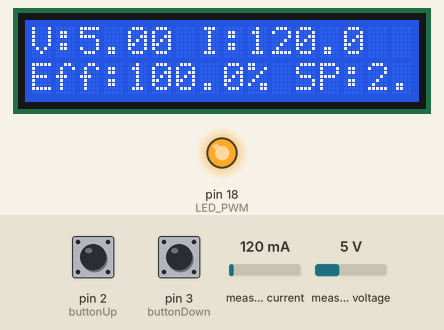
This sketch was run on a simulated Arduino Uno, built with avr-gcc and run on an emulated ATmega328P. Shown: 16×2 character LCD, output pins drawn as LEDs (lit = HIGH). The inputs (shaded band) are chosen by the test bench; at power-on: measured current 120 mA, pin 3 (buttonDown) LOW, measured voltage 5 V, pin 2 (buttonUp) LOW. What the sketch prints to the serial monitor is not drawn.

Above: at 1.2 s.
1.3 s: measured current set to 40 mA
At 2.1 s:
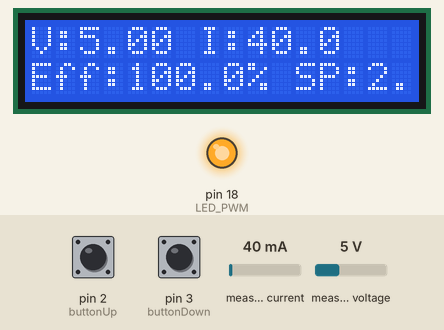
4.4 s: pin 3 (buttonDown) pulled HIGH for 3.2 s
At 9.1 s:
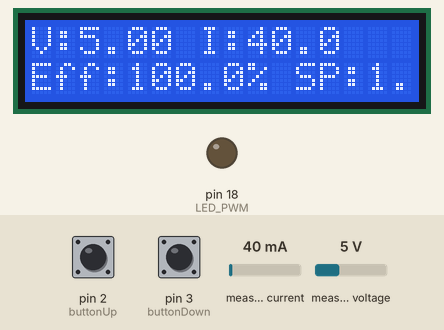
10.7 s: measured voltage set to 0.3 V
At 12.0 s:
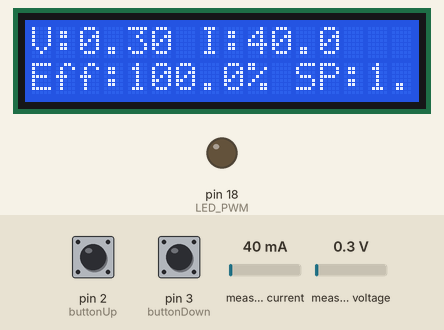
13.8 s: measured current set to 500 mA
At 16.3 s:
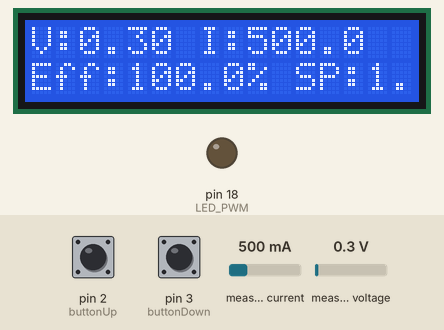
16.9 s: measured voltage set to 3.8 V
At 19.2 s:
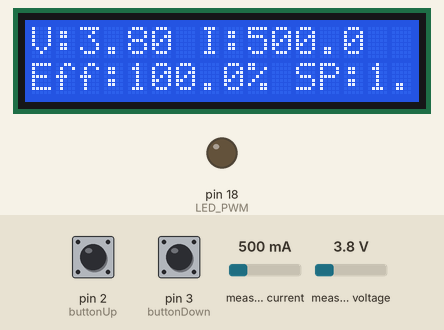
19.5 s: pin 2 (buttonUp) pulled HIGH for 3.2 s
At 20.4 s:
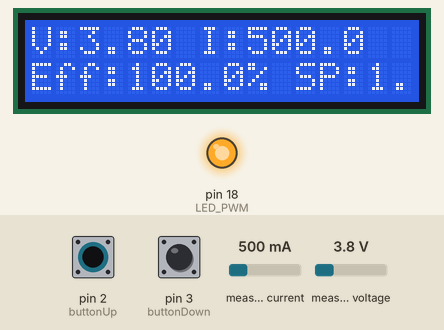
Timing chart, 0 to 22.5 s (numbered marks = the images above; inputs shaded):
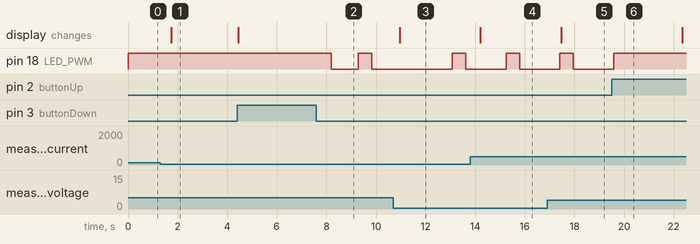

The sketch:

Project_3_FinalCode.ino
```cpp
#include <Wire.h>
#include <Adafruit_INA219.h>
#include <LiquidCrystal_I2C.h>

// ==== Pin Assignments ====
const int buttonUp = 2;         // Increase voltage setpoint
const int buttonDown = 3;       // Decrease voltage setpoint
const int LED_PWM = 18;         // PWM output to LED

// ==== Control Variables ====
float DesiredVoltage = 2.0;     // Initial voltage setpoint
float MeasuredVoltage = 0.0;    // Smoothed simulated voltage
int DutyCycle = 0;              // PWM output duty cycle

// ==== PI Controller Parameters ====
float kp = 0.8;
float ki = 0.2;
float ErrorSum = 0;
const float maxIntegral = 50.0;

// ==== Filter & Voltage Adjust ====
float alpha = 0.1;
const float voltageStep = 0.1;
const float minVoltage = 0.0;
const float maxVoltage = 3.3;

// ==== Time Tracking ====
unsigned long timePassed = 0;

// ==== INA219 Sensor & LCD ====
Adafruit_INA219 ina219;
bool sensorAvailable = false;

LiquidCrystal_I2C lcd(0x27, 16, 2);

// ==== Setup ====
void setup() {
  // Pin Config
  pinMode(buttonUp, INPUT);
  pinMode(buttonDown, INPUT);
  pinMode(LED_PWM, OUTPUT);

  // Serial Monitor
  Serial.begin(115200);
  Wire.begin();

  // INA219 Setup
  sensorAvailable = ina219.begin();
  if (!sensorAvailable) {
    Serial.println("INA219 not detected, continuing without sensor data.");
  }

  // LCD Setup
  lcd.init();
  lcd.backlight();

  Serial.println("System Initialized...");
  timePassed = millis();
}

// ==== PI Controller ====
int PI_Controller(float desired, float measured) {
  float error = desired - measured;
  ErrorSum += error;
  ErrorSum = constrain(ErrorSum, -maxIntegral, maxIntegral);

  float output = (kp * error) + (ki * ErrorSum);
  int pwm = constrain(map(output, 0, 3.3, 0, 255), 0, 255);
  return pwm;
}

// ==== Loop ====
void loop() {
  // --- Button Handling ---
  if (digitalRead(buttonUp) == HIGH)
    DesiredVoltage = min(DesiredVoltage + voltageStep, maxVoltage);

  if (digitalRead(buttonDown) == HIGH)
    DesiredVoltage = max(DesiredVoltage - voltageStep, minVoltage);

  // --- PI Update every 50ms ---
  if (millis() - timePassed > 50) {
    timePassed = millis();

    // Simulate measured voltage using duty cycle
    float rawVoltage = (DutyCycle / 255.0) * 3.3;
    MeasuredVoltage = alpha * rawVoltage + (1 - alpha) * MeasuredVoltage;

    // Update Duty Cycle using PI control
    DutyCycle = PI_Controller(DesiredVoltage, MeasuredVoltage);
    analogWrite(LED_PWM, DutyCycle);
  }

  float busvoltage = 0.0, current_mA = 0.0, power_mW = 0.0, efficiency = 0.0;

  // --- INA219 Reading ---
  if (sensorAvailable) {
    busvoltage = ina219.getBusVoltage_V();
    current_mA = ina219.getCurrent_mA();
    power_mW = ina219.getPower_mW();
    efficiency = (power_mW > 0) ? ((busvoltage * current_mA) / power_mW) * 100 : 0;
  }

  // --- Serial Output ---
  Serial.print("Desired: "); Serial.print(DesiredVoltage, 2);
  Serial.print(" | Measured (Est.): "); Serial.print(MeasuredVoltage, 2);
  Serial.print(" | PWM: "); Serial.print(DutyCycle);

  if (sensorAvailable) {
    Serial.print(" | V: "); Serial.print(busvoltage, 2);
    Serial.print(" V | I: "); Serial.print(current_mA, 1);
    Serial.print(" mA | Eff: "); Serial.print(efficiency, 1);
    Serial.println(" %");
  } else {
    Serial.println(" | Sensor not available");
  }

  // --- LCD Output ---
  lcd.clear();
  lcd.setCursor(0, 0);

  if (sensorAvailable) {
    lcd.print("V:"); lcd.print(busvoltage, 2);
    lcd.print(" I:"); lcd.print(current_mA, 1);
  } else {
    lcd.print("V: -- I: --");
  }

  lcd.setCursor(0, 1);
  if (sensorAvailable) {
    lcd.print("Eff:"); lcd.print(efficiency, 1); lcd.print("% ");
  } else {
    lcd.print("Eff: ---% ");
  }

  lcd.print("SP:"); lcd.print(DesiredVoltage, 1);

  delay(500);  // Display update rate
}
```

Measured:
- after the input at 1.3 s, the display: changes after 0.44 s (image 1)
- after the input at 4.4 s, pin 18 (LED_PWM): HIGH → LOW after 3.8 s, → HIGH 1.1 s later, → LOW 0.54 s later; the display: changes after 0.05 s (image 2)
- after the input at 10.7 s, the display: changes after 0.25 s (image 3)
- after the input at 13.8 s, the display: changes after 0.40 s (image 4)
- after the input at 16.9 s, the display: changes after 0.56 s (image 5)
- after the input at 19.5 s, pin 18 (LED_PWM): goes on until 19.6 s, then stays HIGH
